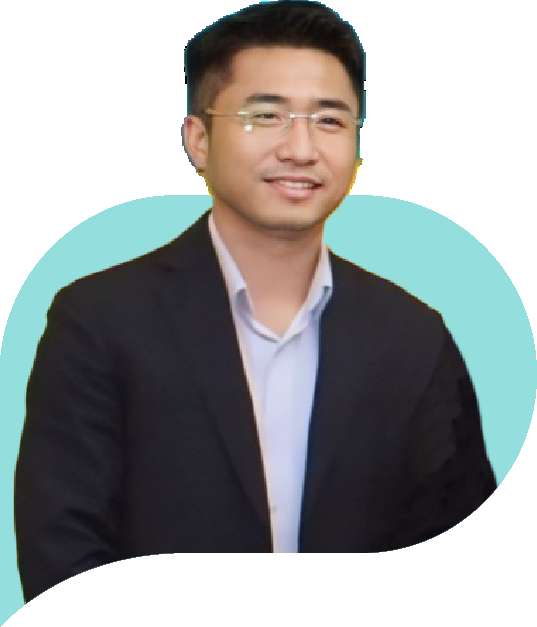
#> input picture computer_vision/image2.png, 537 x 627 px, given in place of the camera
$ python main.py
#> lines starting #> are read from the running program, lines starting #| are printed output that depends on the picture
# Capture movement from webcam
import os
import cv2
import time, glob
from threading import Thread
from emailing import send_email

video = cv2.VideoCapture(0)
time.sleep(1)

first_frame = None
status_list = []
count = 1
img_with_obj=''
def clean_folder():
    images = glob.glob('images/*.png')
    for image in images:
        os.remove(image)

while True:
    status = 0
    check, frame = video.read()
#> frame is the input picture: shape (627, 537, 3); mean B, G, R 158.7, 158.6, 154.9

    # Turn pixels to grayscale => simplify
    gray_frame = cv2.cvtColor(frame, cv2.COLOR_BGR2GRAY)
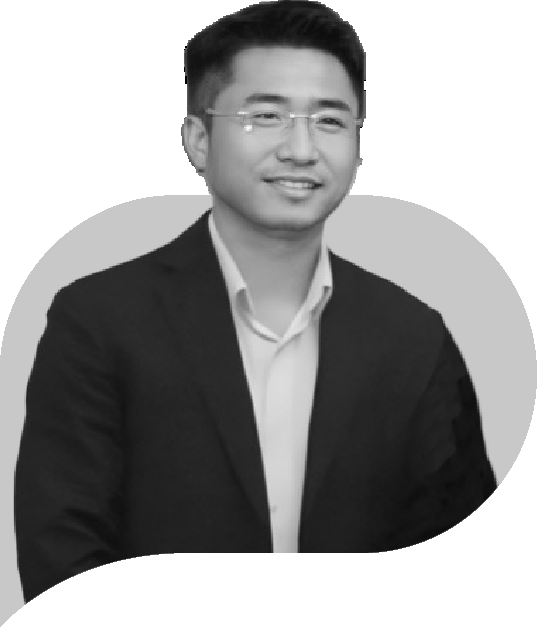
#> gray_frame: shape (627, 537); min 0, max 255, mean 157.5
    gray_frame_gau = cv2.GaussianBlur(gray_frame, (21, 21), 0)
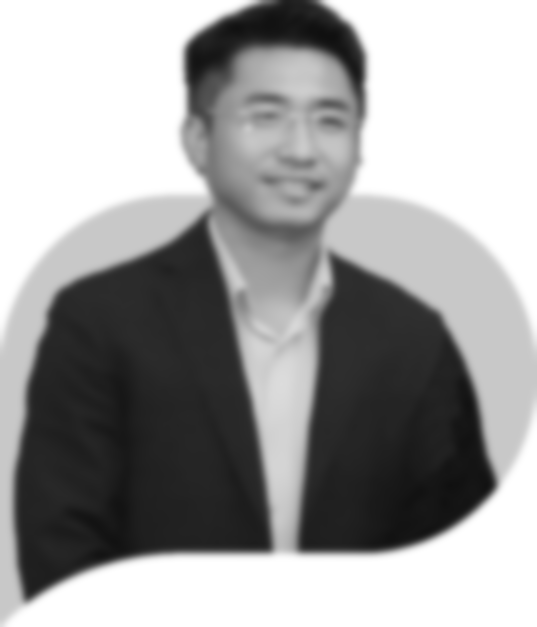
#> gray_frame_gau: shape (627, 537); min 16, max 255, mean 157.5

    if first_frame is None:
        first_frame = gray_frame_gau

    delta_frame = cv2.absdiff(first_frame, gray_frame_gau)
#> delta_frame: shape (627, 537); every value is 0

    thresh_frame = cv2.threshold(delta_frame, 60, 255, cv2.THRESH_BINARY)[1]
    dil_frame = cv2.dilate(thresh_frame, None, iterations=2)
    cv2.imshow('My video', thresh_frame)

    # Detect contours around white area
    contours, check = cv2.findContours(dil_frame, cv2.RETR_EXTERNAL, cv2.CHAIN_APPROX_SIMPLE)
#> contours = []; check = None

    for contour in contours:
        # If is small object, continue
        if cv2.contourArea(contour) < 5000:
            continue
        x, y, w, h = cv2.boundingRect(contour)

        # Make green rectangle
        rectangle = cv2.rectangle(frame, (x, y), (x+w, y+h), (0, 255, 0), 3)
        if rectangle.any():
            status = 1 # Object in view
            cv2.imwrite(f'images/{count}.png', frame)
            count += 1
            all_images = glob.glob('images/*.png')
            index = int(len(all_images) / 2)
            img_with_obj = all_images[index]

    status_list.append(status)
    status_list = status_list[-2:]

    # Catch event when object out of view
    if status_list[0] == 1 and status_list[1] == 0:
        # Make send_email run background so not affect displaying frame
        email_thread = Thread(target = send_email, args = (img_with_obj, ))
        email_thread.daemon = True

        # Make clean_folder run background so not affect displaying frame
        clean_thread = Thread(target = clean_folder)
        clean_thread.daemon = True

        email_thread.start()

    # Draw rectangle around object
    cv2.imshow('Video', frame)

    key = cv2.waitKey(1)
#> (key q is pressed here)

    # If press q
    if key == ord('q'):
        break

video.release()
#> (the run stopped early here; a loop or call above may not have finished)
